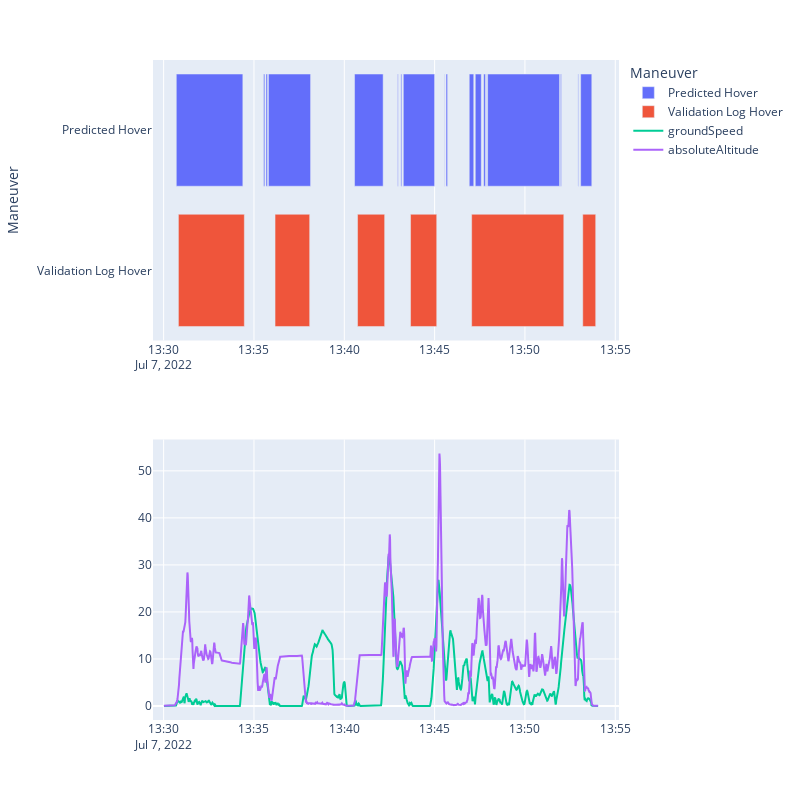

The notebook cell saved with this chart:
### Code cell
import plotly.express as px
import pandas as pd
import numpy as np
from plotly.subplots import make_subplots
import plotly.graph_objects as go


df = pd.DataFrame(arr)

fig2 = px.timeline(df,
                  x_start="Start",
                  x_end="Finish",
                  y="Maneuver",
                  color="Maneuver")

trace1 = go.Scatter(x=validation_file['datetime'],
                    y=validation_file['groundSpeed'],
                   name = 'groundSpeed')
trace2 = go.Scatter(x=validation_file['datetime'],
                    y=validation_file['absoluteAltitude'],
                   name = 'absoluteAltitude')


fig = make_subplots(rows=2,
                    cols=1,
                    figure=fig2, shared_xaxes=True)
fig.add_trace(trace1, 
              row=2,
              col=1)
fig.add_trace(trace2,
              row=2,
              col=1)
fig.update_layout(width=800,
                  height=800,
                  xaxis1_showticklabels=True,
                  xaxis2_showticklabels=True,
                 )
fig.show()

### Figure 1 — Plotly figure (JSON) as saved in the notebook; plotly's stock layout.template omitted (floating-point values rounded to 4 significant figures; data arrays with more than 128 entries replaced by an {"elided": "..."} marker saying what was removed)
{"data": [{"alignmentgroup": "True", "base": ["2022-07-07T13:30:42", "2022-07-07T13:35:32", "2022-07-07T13:35:40", "2022-07-07T13:35:48", "2022-07-07T13:40:34", "2022-07-07T13:42:57", "2022-07-07T13:43:04", "2022-07-07T13:43:08", "2022-07-07T13:43:16", "2022-07-07T13:45:33", "2022-07-07T13:45:36", "2022-07-07T13:45:38", "2022-07-07T13:46:29", "2022-07-07T13:46:55", "2022-07-07T13:47:15", "2022-07-07T13:47:43", "2022-07-07T13:47:53", "2022-07-07T13:47:56", "2022-07-07T13:51:58", "2022-07-07T13:52:56", "2022-07-07T13:53:05"], "hovertemplate": "Maneuver=%{y}<br>Start=%{base}<br>Finish=%{x}<extra></extra>", "legendgroup": "Predicted Hover", "marker": {"color": "#636efa", "pattern": {"shape": ""}}, "name": "Predicted Hover", "offsetgroup": "Predicted Hover", "orientation": "h", "showlegend": true, "textposition": "auto", "type": "bar", "x": [221000, 4000, 5000, 140000, 95000, 2000, 0, 3000, 104000, 1000, 0, 5000, 0, 15000, 20000, 6000, 1000, 239000, 3000, 2000, 37000], "xaxis": "x", "y": ["Predicted Hover", "Predicted Hover", "Predicted Hover", "Predicted Hover", "Predicted Hover", "Predicted Hover", "Predicted Hover", "Predicted Hover", "Predicted Hover", "Predicted Hover", "Predicted Hover", "Predicted Hover", "Predicted Hover", "Predicted Hover", "Predicted Hover", "Predicted Hover", "Predicted Hover", "Predicted Hover", "Predicted Hover", "Predicted Hover", "Predicted Hover"], "yaxis": "y"}, {"alignmentgroup": "True", "base": ["2022-07-07T13:30:49", "2022-07-07T13:36:10", "2022-07-07T13:40:44", "2022-07-07T13:43:40", "2022-07-07T13:47:03", "2022-07-07T13:53:12"], "hovertemplate": "Maneuver=%{y}<br>Start=%{base}<br>Finish=%{x}<extra></extra>", "legendgroup": "Validation Log Hover", "marker": {"color": "#EF553B", "pattern": {"shape": ""}}, "name": "Validation Log Hover", "offsetgroup": "Validation Log Hover", "orientation": "h", "showlegend": true, "textposition": "auto", "type": "bar", "x": [219000, 115000, 90000, 87000, 306000, 43000], "xaxis": "x", "y": ["Validation Log Hover", "Validation Log Hover", "Validation Log Hover", "Validation Log Hover", "Validation Log Hover", "Validation Log Hover"], "yaxis": "y"}, {"name": "groundSpeed", "type": "scatter", "x": {"elided": "1443 str values"}, "xaxis": "x2", "y": {"elided": "1443 float values"}, "yaxis": "y2"}, {"name": "absoluteAltitude", "type": "scatter", "x": {"elided": "1443 str values"}, "xaxis": "x2", "y": {"elided": "1443 float values"}, "yaxis": "y2"}], "layout": {"barmode": "overlay", "height": 800, "legend": {"title": {"text": "Maneuver"}, "tracegroupgap": 0}, "margin": {"t": 60}, "width": 800, "xaxis": {"anchor": "y", "domain": [0, 1], "matches": "x2", "showticklabels": true, "type": "date"}, "xaxis2": {"anchor": "y2", "domain": [0, 1], "showticklabels": true}, "yaxis": {"anchor": "x", "categoryarray": ["Validation Log Hover", "Predicted Hover"], "categoryorder": "array", "domain": [0.575, 1], "title": {"text": "Maneuver"}}, "yaxis2": {"anchor": "x2", "domain": [0, 0.425]}}}
